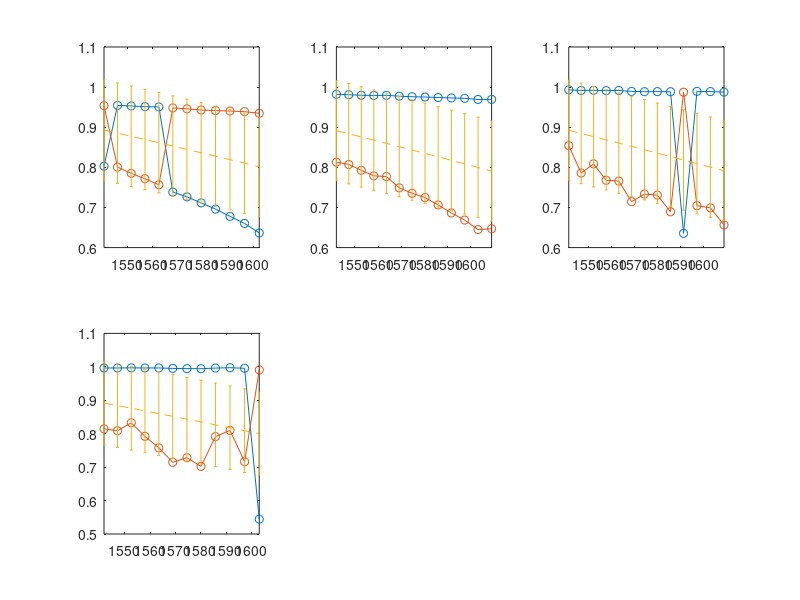

Here is the MATLAB script that generated this plot: (Note: this script raises an error after producing the figure.)
% assign correct coupling and loss coefficients based on the wavelength response and comparing across devices. details/derivation of the method are included in my PhD thesis: 
% Adjoint Methods and Inverse Modeling for Process Variation Analysis in Silicon Photonics,
% which should be published by my school soon.
% output will also transform the coupling coefficient into the L-coefficient discussed in the paper

load data/extract_raw
load data/extract_TM
save_gif = false;

L = cell(48, 1);
loga = cell(48, 1);

for R_start = 0:6:42

    % reading data and normalization
    Val = cell(6, 1);
    Err = cell(6, 1);
    Prob = cell(6, 1);
    x = cell(6, 1);

    R = radius(R_start/6+1);
    filename = ['figure/R', num2str(R), '.gif'];
    h = figure(1);
    for n = 1:6
        extract = extract_info{n+R_start};
        err = error_extract{n+R_start};
        if ismember(n+R_start, xlist)
            xindex = TM_pk{n+R_start}.val > 10;
    	    [~, xrange] = min(abs(TM_pk{n+R_start}.lambda(xindex)' - extract(:, 1)));
       	    extract(xrange, :) = [];
    	    err(xrange, :) = [];
        end
        if ~isnan(extract)
       	    Val{n} = extract(:, 3:4);
    	    Err{n} = err(:, 3:4);
       	    Prob{n} = [0.55 0.45] + Val{n}*0;
    	    x{n} = (extract(:, 1)-1550)/50;
        end
    end

    % model: find common loss
    x_exp = cat(1, x{:});
    if length(x_exp) == 0
    	continue;
    end
    X_exp = x_exp.^(0:2);

    for step = 1 : 20
        Val_exp = cat(1, Val{:});
        Prob_exp = cat(1, Prob{:});
        Val_avg = sum(Val_exp.*(1-Prob_exp), 2);
    	Prob_avg = mean(Prob_exp);
        Val_var = Prob_exp(:, 1).*Prob_exp(:, 2).*(Val_exp(:, 1) - Val_exp(:, 2)).^2;
        b_a = X_exp \ Val_avg;
        r_fit = X_exp*b_a - Val_avg;
        e_a = r_fit'*r_fit/(length(Val_avg) - 0) + mean(Val_var);

        for n = 1:6
            if length(x{n}) < 1
                hs = subplot(2, 3, n);
                delete(hs);
                continue;
            end
            X = x{n}.^(0:2);
    	    X_t = x{n}.^(0:1);

    	    if step > 3
		% extra model: linear coupling
		Val_avg = sum(Val{n}.* Prob{n}, 2);
                Val_var = Prob{n}(:, 1).*Prob{n}(:, 2).*(Val{n}(:, 1) - Val{n}(:, 2)).^2;
		b_t = X_t \ Val_avg;
		fit_t = X_t*b_t;
		r_fit = fit_t - Val_avg;

		e_t = r_fit'*r_fit/(length(Val_avg) - 0) + mean(Val_var);
    	    end

            fit_a = X*b_a;
            dLP = ((Val{n}(:, 2) - fit_a).^2 - (Val{n}(:, 1) - fit_a).^2)./e_a;
    	    if step > 3
		dLP2 = ((Val{n}(:, 1) - fit_t).^2 - (Val{n}(:, 2) - fit_t).^2)./e_t;
		dLP = dLP + dLP2;
    	    end
    	    p_norm = Prob_avg(1)./ (Prob_avg(2)*exp(dLP) + Prob_avg(1));
            Prob{n}(:, 1) = p_norm;
            Prob{n}(:, 2) = 1 - p_norm;

            ind_sw = p_norm < 0.5;
            Val{n}(ind_sw, 1:2) = Val{n}(ind_sw, [2 1]);
            Err{n}(ind_sw, 1:2) = Err{n}(ind_sw, [2 1]);
            Prob{n}(ind_sw, 1:2) = Prob{n}(ind_sw, [2 1]);
            subplot(2, 3, n);
            % errorbar(x{n} * 50 + 1550, Val{n}(:, 1), Err{n}(:, 1));
    	    plot(x{n} * 50 + 1550, Val{n}, '-o');
            hold on;
            % errorbar(x{n} * 50 + 1550, Val{n}(:, 2), Err{n}(:, 2));
            errorbar(x{n} * 50 + 1550, fit_a, sqrt(e_a)+x{n}*0, '--');
    	    if step > 3
		errorbar(x{n} * 50 + 1550, fit_t, sqrt(e_t)+x{n}*0, '--');
    	    end
    	    hold off;
            xlim([min(x{n}) max(x{n})] * 50 + 1550);
    	    % switch the assignment just for the plot temporarily
            Val{n}(ind_sw, 1:2) = Val{n}(ind_sw, [2 1]);
            Err{n}(ind_sw, 1:2) = Err{n}(ind_sw, [2 1]);
            Prob{n}(ind_sw, 1:2) = Prob{n}(ind_sw, [2 1]);
        end

        sgtitle(['R = ', num2str(R), ' um']);
        if save_gif
            drawnow;
            frame = getframe(h);
            im = frame2im(frame);
            [imind, cm] = rgb2ind(im, 256);
            if step == 1
                imwrite(imind, cm, filename, 'gif', 'Loopcount', inf);
            else
                imwrite(imind, cm, filename, 'gif', 'WriteMode', 'append');
            end
    	else
    	    pause(0.1);
        end
    end

    for n = 1 : 6
    	if length(x{n}) < 1
    	    continue;
    	end
    	ind_sw = Prob{n}(:, 1) < 0.5;
       	Val{n}(ind_sw, 1:2) = Val{n}(ind_sw, [2 1]);
    	Err{n}(ind_sw, 1:2) = Err{n}(ind_sw, [2 1]);
       	Prob{n}(ind_sw, 1:2) = Prob{n}(ind_sw, [2 1]);
    	Fc = x{n} * 50 + 1550;
    	acost = acos(Val{n}(:, 1)); v_L = log(acost);
    	e_L = Err{n}(:, 1)./sin(acost)./acost;
    	L{R_start+n} = struct('lambda', Fc, 'val', v_L, 'err', e_L);

    	Ac = Val{n}(:, 2);
    	v_loga = -20*log10(Ac)/(2*pi*R*1e-4);
    	e_loga = 20*Err{n}(:, 2)./Ac/(log(10)*2*pi*R*1e-4);
    	loga{R_start+n} = struct('lambda', Fc, 'val', v_loga, 'err', e_loga);
    end
    if save_gif
	save(['data_R', num2str(R), '.mat'], 'Val', 'Err', 'Prob', 'x');
    end
end

save data/extract_coupling_loss L loga
